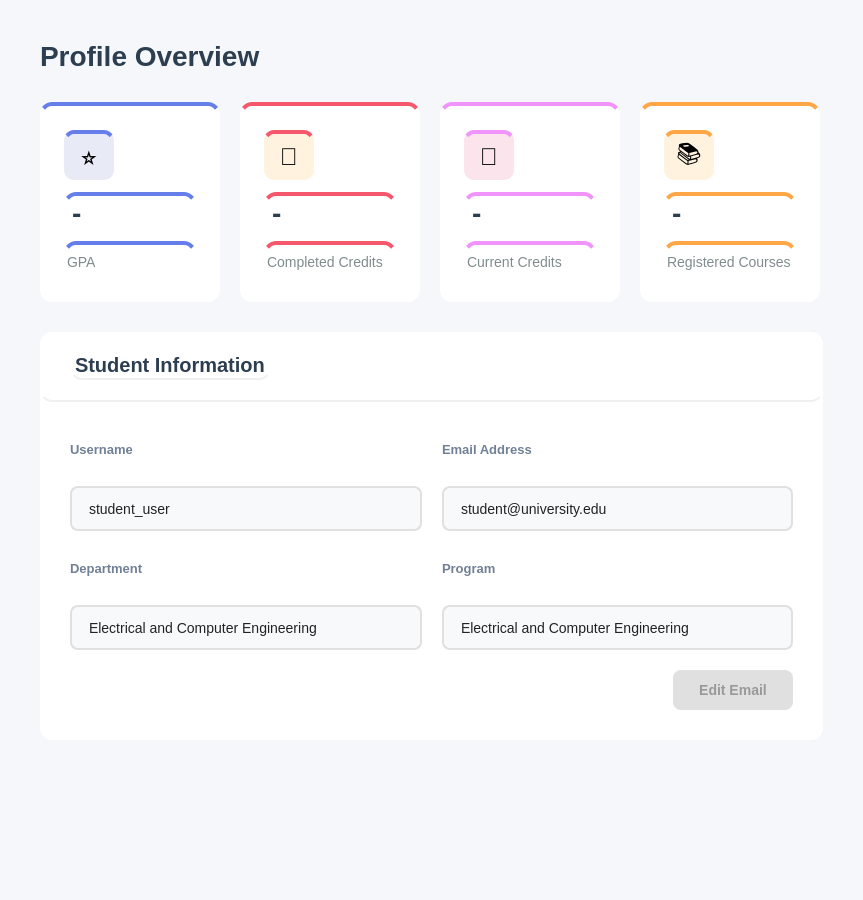
<?xml version="1.0" encoding="UTF-8"?>
<ui version="4.0">
 <class>Profile</class>
 <widget class="QWidget" name="Profile">
  <property name="geometry">
   <rect>
    <x>0</x>
    <y>0</y>
    <width>863</width>
    <height>900</height>
   </rect>
  </property>
  <property name="windowTitle">
   <string>Overview</string>
  </property>
  <property name="styleSheet">
   <string notr="true">background-color: #f5f7fa;</string>
  </property>
  <layout class="QVBoxLayout" name="mainLayout">
   <property name="spacing">
    <number>30</number>
   </property>
   <property name="leftMargin">
    <number>40</number>
   </property>
   <property name="topMargin">
    <number>40</number>
   </property>
   <property name="rightMargin">
    <number>40</number>
   </property>
   <property name="bottomMargin">
    <number>40</number>
   </property>
   <item>
    <widget class="QLabel" name="titleLabel">
     <property name="sizePolicy">
      <sizepolicy hsizetype="Fixed" vsizetype="Fixed">
       <horstretch>0</horstretch>
       <verstretch>0</verstretch>
      </sizepolicy>
     </property>
     <property name="styleSheet">
      <string notr="true">font-size: 28px; font-weight: bold; color: #2c3e50; background: transparent;</string>
     </property>
     <property name="text">
      <string>Profile Overview</string>
     </property>
    </widget>
   </item>
   <item>
    <layout class="QHBoxLayout" name="statsLayout">
     <property name="spacing">
      <number>20</number>
     </property>
     <item>
      <widget class="QFrame" name="totalUsersFrame">
       <property name="minimumSize">
        <size>
         <width>0</width>
         <height>160</height>
        </size>
       </property>
       <property name="maximumSize">
        <size>
         <width>180</width>
         <height>200</height>
        </size>
       </property>
       <property name="styleSheet">
        <string notr="true">background-color: white; border-radius: 12px; border-top: 4px solid #667eea;</string>
       </property>
       <property name="frameShape">
        <enum>QFrame::Shape::StyledPanel</enum>
       </property>
       <layout class="QVBoxLayout" name="totalUsersLayout">
        <property name="spacing">
         <number>12</number>
        </property>
        <property name="leftMargin">
         <number>24</number>
        </property>
        <property name="topMargin">
         <number>24</number>
        </property>
        <property name="rightMargin">
         <number>24</number>
        </property>
        <property name="bottomMargin">
         <number>24</number>
        </property>
        <item>
         <widget class="QLabel" name="totalUsersIcon">
          <property name="minimumSize">
           <size>
            <width>50</width>
            <height>50</height>
           </size>
          </property>
          <property name="maximumSize">
           <size>
            <width>50</width>
            <height>50</height>
           </size>
          </property>
          <property name="styleSheet">
           <string notr="true">background-color: #e8eaf6; border-radius: 10px; font-size: 24px;</string>
          </property>
          <property name="text">
           <string>⭐</string>
          </property>
          <property name="alignment">
           <set>Qt::AlignmentFlag::AlignCenter</set>
          </property>
         </widget>
        </item>
        <item>
         <widget class="QLabel" name="labelGpaCount">
          <property name="styleSheet">
           <string notr="true">font-size: 28px; font-weight: bold; color: #2c3e50; background: transparent;</string>
          </property>
          <property name="text">
           <string>-</string>
          </property>
         </widget>
        </item>
        <item>
         <widget class="QLabel" name="labelGpa">
          <property name="styleSheet">
           <string notr="true">font-size: 14px; color: #7f8c8d; background: transparent;</string>
          </property>
          <property name="text">
           <string>GPA</string>
          </property>
         </widget>
        </item>
       </layout>
      </widget>
     </item>
     <item>
      <widget class="QFrame" name="pendingRequestsFrame_2">
       <property name="minimumSize">
        <size>
         <width>0</width>
         <height>160</height>
        </size>
       </property>
       <property name="maximumSize">
        <size>
         <width>180</width>
         <height>200</height>
        </size>
       </property>
       <property name="styleSheet">
        <string notr="true">background-color: white;
border-radius: 12px;
border-top: 4px solid #f5576c;  /* same color as Edit Profile button */
</string>
       </property>
       <property name="frameShape">
        <enum>QFrame::Shape::StyledPanel</enum>
       </property>
       <layout class="QVBoxLayout" name="pendingRequestsLayout_2">
        <property name="spacing">
         <number>12</number>
        </property>
        <property name="leftMargin">
         <number>24</number>
        </property>
        <property name="topMargin">
         <number>24</number>
        </property>
        <property name="rightMargin">
         <number>24</number>
        </property>
        <property name="bottomMargin">
         <number>24</number>
        </property>
        <item>
         <widget class="QLabel" name="pendingRequestsIcon_2">
          <property name="minimumSize">
           <size>
            <width>50</width>
            <height>50</height>
           </size>
          </property>
          <property name="maximumSize">
           <size>
            <width>50</width>
            <height>50</height>
           </size>
          </property>
          <property name="styleSheet">
           <string notr="true">background-color: #fff3e0; border-radius: 10px; font-size: 24px;</string>
          </property>
          <property name="text">
           <string>🎯</string>
          </property>
          <property name="alignment">
           <set>Qt::AlignmentFlag::AlignCenter</set>
          </property>
         </widget>
        </item>
        <item>
         <widget class="QLabel" name="labelCompletedCreditsCount">
          <property name="styleSheet">
           <string notr="true">font-size: 28px; font-weight: bold; color: #2c3e50; background: transparent;</string>
          </property>
          <property name="text">
           <string>-</string>
          </property>
         </widget>
        </item>
        <item>
         <widget class="QLabel" name="labelCompletedCredits">
          <property name="styleSheet">
           <string notr="true">font-size: 14px; color: #7f8c8d; background: transparent;</string>
          </property>
          <property name="text">
           <string>Completed Credits</string>
          </property>
         </widget>
        </item>
       </layout>
      </widget>
     </item>
     <item>
      <widget class="QFrame" name="totalStudentsFrame">
       <property name="minimumSize">
        <size>
         <width>0</width>
         <height>160</height>
        </size>
       </property>
       <property name="maximumSize">
        <size>
         <width>180</width>
         <height>200</height>
        </size>
       </property>
       <property name="styleSheet">
        <string notr="true">background-color: white; border-radius: 12px; border-top: 4px solid #f093fb;</string>
       </property>
       <property name="frameShape">
        <enum>QFrame::Shape::StyledPanel</enum>
       </property>
       <layout class="QVBoxLayout" name="totalStudentsLayout">
        <property name="spacing">
         <number>12</number>
        </property>
        <property name="leftMargin">
         <number>24</number>
        </property>
        <property name="topMargin">
         <number>24</number>
        </property>
        <property name="rightMargin">
         <number>24</number>
        </property>
        <property name="bottomMargin">
         <number>24</number>
        </property>
        <item>
         <widget class="QLabel" name="totalStudentsIcon">
          <property name="minimumSize">
           <size>
            <width>50</width>
            <height>50</height>
           </size>
          </property>
          <property name="maximumSize">
           <size>
            <width>50</width>
            <height>50</height>
           </size>
          </property>
          <property name="styleSheet">
           <string notr="true">background-color: #fce4ec; border-radius: 10px; font-size: 24px;</string>
          </property>
          <property name="text">
           <string>📝</string>
          </property>
          <property name="alignment">
           <set>Qt::AlignmentFlag::AlignCenter</set>
          </property>
         </widget>
        </item>
        <item>
         <widget class="QLabel" name="labelCurrentCreditsCount">
          <property name="styleSheet">
           <string notr="true">font-size: 28px; font-weight: bold; color: #2c3e50; background: transparent;</string>
          </property>
          <property name="text">
           <string>-</string>
          </property>
         </widget>
        </item>
        <item>
         <widget class="QLabel" name="labelCurrentCredits">
          <property name="styleSheet">
           <string notr="true">font-size: 14px; color: #7f8c8d; background: transparent;</string>
          </property>
          <property name="text">
           <string>Current Credits</string>
          </property>
         </widget>
        </item>
       </layout>
      </widget>
     </item>
     <item>
      <widget class="QFrame" name="pendingRequestsFrame">
       <property name="minimumSize">
        <size>
         <width>0</width>
         <height>160</height>
        </size>
       </property>
       <property name="maximumSize">
        <size>
         <width>180</width>
         <height>200</height>
        </size>
       </property>
       <property name="styleSheet">
        <string notr="true">background-color: white; border-radius: 12px; border-top: 4px solid #ffa647;</string>
       </property>
       <property name="frameShape">
        <enum>QFrame::Shape::StyledPanel</enum>
       </property>
       <layout class="QVBoxLayout" name="pendingRequestsLayout">
        <property name="spacing">
         <number>12</number>
        </property>
        <property name="leftMargin">
         <number>24</number>
        </property>
        <property name="topMargin">
         <number>24</number>
        </property>
        <property name="rightMargin">
         <number>24</number>
        </property>
        <property name="bottomMargin">
         <number>24</number>
        </property>
        <item>
         <widget class="QLabel" name="pendingRequestsIcon">
          <property name="minimumSize">
           <size>
            <width>50</width>
            <height>50</height>
           </size>
          </property>
          <property name="maximumSize">
           <size>
            <width>50</width>
            <height>50</height>
           </size>
          </property>
          <property name="styleSheet">
           <string notr="true">background-color: #fff3e0; border-radius: 10px; font-size: 24px;</string>
          </property>
          <property name="text">
           <string>📚</string>
          </property>
          <property name="alignment">
           <set>Qt::AlignmentFlag::AlignCenter</set>
          </property>
         </widget>
        </item>
        <item>
         <widget class="QLabel" name="labelRegisteredCoursesCount">
          <property name="styleSheet">
           <string notr="true">font-size: 28px; font-weight: bold; color: #2c3e50; background: transparent;</string>
          </property>
          <property name="text">
           <string>-</string>
          </property>
         </widget>
        </item>
        <item>
         <widget class="QLabel" name="labelRegisteredCourses">
          <property name="styleSheet">
           <string notr="true">font-size: 14px; color: #7f8c8d; background: transparent;</string>
          </property>
          <property name="text">
           <string>Registered Courses</string>
          </property>
         </widget>
        </item>
       </layout>
      </widget>
     </item>
    </layout>
   </item>
   <item>
    <widget class="QFrame" name="adminInfoFrame">
     <property name="styleSheet">
      <string notr="true">background-color: white; border-radius: 12px;</string>
     </property>
     <property name="frameShape">
      <enum>QFrame::Shape::StyledPanel</enum>
     </property>
     <layout class="QVBoxLayout" name="adminInfoMainLayout">
      <property name="spacing">
       <number>0</number>
      </property>
      <property name="leftMargin">
       <number>0</number>
      </property>
      <property name="topMargin">
       <number>0</number>
      </property>
      <property name="rightMargin">
       <number>0</number>
      </property>
      <property name="bottomMargin">
       <number>0</number>
      </property>
      <item>
       <widget class="QFrame" name="adminInfoHeader">
        <property name="minimumSize">
         <size>
          <width>0</width>
          <height>70</height>
         </size>
        </property>
        <property name="maximumSize">
         <size>
          <width>16777215</width>
          <height>70</height>
         </size>
        </property>
        <property name="styleSheet">
         <string notr="true">background: transparent; border-bottom: 2px solid #f0f0f0;</string>
        </property>
        <property name="frameShape">
         <enum>QFrame::Shape::StyledPanel</enum>
        </property>
        <layout class="QHBoxLayout" name="adminInfoHeaderLayout">
         <property name="leftMargin">
          <number>30</number>
         </property>
         <property name="topMargin">
          <number>20</number>
         </property>
         <property name="rightMargin">
          <number>30</number>
         </property>
         <property name="bottomMargin">
          <number>20</number>
         </property>
         <item>
          <widget class="QLabel" name="labelTitleInfo">
           <property name="styleSheet">
            <string notr="true">font-size: 20px; font-weight: bold; color: #2c3e50; background: transparent;</string>
           </property>
           <property name="text">
            <string>Student Information</string>
           </property>
          </widget>
         </item>
         <item>
          <spacer name="headerSpacer">
           <property name="orientation">
            <enum>Qt::Orientation::Horizontal</enum>
           </property>
           <property name="sizeHint" stdset="0">
            <size>
             <width>40</width>
             <height>20</height>
            </size>
           </property>
          </spacer>
         </item>
        </layout>
       </widget>
      </item>
      <item>
       <widget class="QWidget" name="adminInfoBody" native="true">
        <property name="styleSheet">
         <string notr="true">background: transparent;</string>
        </property>
        <layout class="QVBoxLayout" name="adminInfoBodyLayout">
         <property name="spacing">
          <number>20</number>
         </property>
         <property name="leftMargin">
          <number>30</number>
         </property>
         <property name="topMargin">
          <number>30</number>
         </property>
         <property name="rightMargin">
          <number>30</number>
         </property>
         <property name="bottomMargin">
          <number>30</number>
         </property>
         <item>
          <layout class="QGridLayout" name="fieldsGrid">
           <property name="spacing">
            <number>20</number>
           </property>
           <item row="0" column="0">
            <widget class="QLabel" name="labelUsername">
             <property name="styleSheet">
              <string notr="true">font-size: 13px; color: #718096; font-weight: bold; background: transparent;</string>
             </property>
             <property name="text">
              <string>Username</string>
             </property>
            </widget>
           </item>
           <item row="2" column="1">
            <widget class="QLabel" name="labelProgram">
             <property name="styleSheet">
              <string notr="true">font-size: 13px; color: #718096; font-weight: bold; background: transparent;</string>
             </property>
             <property name="text">
              <string>Program</string>
             </property>
            </widget>
           </item>
           <item row="1" column="0">
            <widget class="QLineEdit" name="lineEditName">
             <property name="enabled">
              <bool>true</bool>
             </property>
             <property name="minimumSize">
              <size>
               <width>0</width>
               <height>45</height>
              </size>
             </property>
             <property name="styleSheet">
              <string notr="true">QLineEdit {
    padding: 10px 15px;
    border: 2px solid #e0e0e0;
    border-radius: 8px;
    font-size: 14px;
    background-color: #f8f9fa;
    color: #222222;        /* slightly dark text */
}
/* Read-only state */
QLineEdit[readOnly=&quot;true&quot;] {
    background-color: #f0f0f0;       /* softer to indicate non-editable */
    color: #555555;                  /* slightly faded text */
}

</string>
             </property>
             <property name="text">
              <string>student_user</string>
             </property>
             <property name="readOnly">
              <bool>true</bool>
             </property>
            </widget>
           </item>
           <item row="2" column="0">
            <widget class="QLabel" name="labelDepatment">
             <property name="styleSheet">
              <string notr="true">font-size: 13px; color: #718096; font-weight: bold; background: transparent;</string>
             </property>
             <property name="text">
              <string>Department</string>
             </property>
            </widget>
           </item>
           <item row="3" column="1">
            <widget class="QLineEdit" name="lineEditProgram">
             <property name="enabled">
              <bool>true</bool>
             </property>
             <property name="minimumSize">
              <size>
               <width>0</width>
               <height>45</height>
              </size>
             </property>
             <property name="styleSheet">
              <string notr="true">QLineEdit {
    padding: 10px 15px;
    border: 2px solid #e0e0e0;
    border-radius: 8px;
    font-size: 14px;
    background-color: #f8f9fa;
    color: #222222;        /* slightly dark text */
}
/* Read-only state */
QLineEdit[readOnly=&quot;true&quot;] {
    background-color: #f0f0f0;       /* softer to indicate non-editable */
    color: #555555;                  /* slightly faded text */
}

</string>
             </property>
             <property name="text">
              <string>Electrical and Computer Engineering</string>
             </property>
             <property name="readOnly">
              <bool>true</bool>
             </property>
            </widget>
           </item>
           <item row="0" column="1">
            <widget class="QLabel" name="labelEmail">
             <property name="styleSheet">
              <string notr="true">font-size: 13px; color: #718096; font-weight: bold; background: transparent;</string>
             </property>
             <property name="text">
              <string>Email Address</string>
             </property>
            </widget>
           </item>
           <item row="3" column="0">
            <widget class="QLineEdit" name="lineEditDepartment">
             <property name="enabled">
              <bool>true</bool>
             </property>
             <property name="minimumSize">
              <size>
               <width>0</width>
               <height>45</height>
              </size>
             </property>
             <property name="styleSheet">
              <string notr="true">QLineEdit {
    padding: 10px 15px;
    border: 2px solid #e0e0e0;
    border-radius: 8px;
    font-size: 14px;
    background-color: #f8f9fa;
    color: #222222;        /* slightly dark text */
}
/* Read-only state */
QLineEdit[readOnly=&quot;true&quot;] {
    background-color: #f0f0f0;       /* softer to indicate non-editable */
    color: #555555;                  /* slightly faded text */
}

</string>
             </property>
             <property name="text">
              <string>Electrical and Computer Engineering</string>
             </property>
             <property name="readOnly">
              <bool>true</bool>
             </property>
            </widget>
           </item>
           <item row="1" column="1">
            <widget class="QLineEdit" name="lineEditEmail">
             <property name="enabled">
              <bool>true</bool>
             </property>
             <property name="minimumSize">
              <size>
               <width>0</width>
               <height>45</height>
              </size>
             </property>
             <property name="styleSheet">
              <string notr="true">QLineEdit {
    padding: 10px 15px;
    border: 2px solid #e0e0e0;
    border-radius: 8px;
    font-size: 14px;
    background-color: #f8f9fa;
    color: #222222;        /* slightly dark text */
}
/* Read-only state */
QLineEdit[readOnly=&quot;true&quot;] {
    background-color: #f0f0f0;       /* softer to indicate non-editable */
    color: #555555;                  /* slightly faded text */
}

</string>
             </property>
             <property name="text">
              <string>student@university.edu</string>
             </property>
             <property name="readOnly">
              <bool>false</bool>
             </property>
            </widget>
           </item>
          </layout>
         </item>
         <item>
          <layout class="QHBoxLayout" name="buttonsLayout">
           <item>
            <spacer name="buttonsSpacer">
             <property name="orientation">
              <enum>Qt::Orientation::Horizontal</enum>
             </property>
             <property name="sizeHint" stdset="0">
              <size>
               <width>40</width>
               <height>20</height>
              </size>
             </property>
            </spacer>
           </item>
           <item>
            <widget class="QPushButton" name="buttonEditEmail">
             <property name="enabled">
              <bool>false</bool>
             </property>
             <property name="minimumSize">
              <size>
               <width>120</width>
               <height>40</height>
              </size>
             </property>
             <property name="cursor">
              <cursorShape>PointingHandCursor</cursorShape>
             </property>
             <property name="styleSheet">
              <string notr="true">QPushButton {
    background: qlineargradient(x1:0, y1:0, x2:1, y2:1, stop:0 #667EEA, stop:1 #764BA2);
    color: #ffffff;
    border: none;
    border-radius: 8px;
    font-size: 14px;
    font-weight: bold;
    padding: 10px 20px;
    transition: background 150ms;
}

QPushButton:hover {
    background: qlineargradient(x1:0, y1:0, x2:1, y2:1, stop:0 #4F63C6, stop:1 #5D3F9E);
}

QPushButton:pressed {
    background-color: #3C4A99;
}


QPushButton:disabled {
    background-color: #e0e0e0;
    color: #999999;
}
</string>
             </property>
             <property name="text">
              <string>Edit Email</string>
             </property>
            </widget>
           </item>
          </layout>
         </item>
        </layout>
       </widget>
      </item>
     </layout>
    </widget>
   </item>
   <item>
    <spacer name="verticalSpacer">
     <property name="orientation">
      <enum>Qt::Orientation::Vertical</enum>
     </property>
     <property name="sizeType">
      <enum>QSizePolicy::Policy::Maximum</enum>
     </property>
     <property name="sizeHint" stdset="0">
      <size>
       <width>20</width>
       <height>120</height>
      </size>
     </property>
    </spacer>
   </item>
  </layout>
 </widget>
 <resources/>
 <connections/>
</ui>
